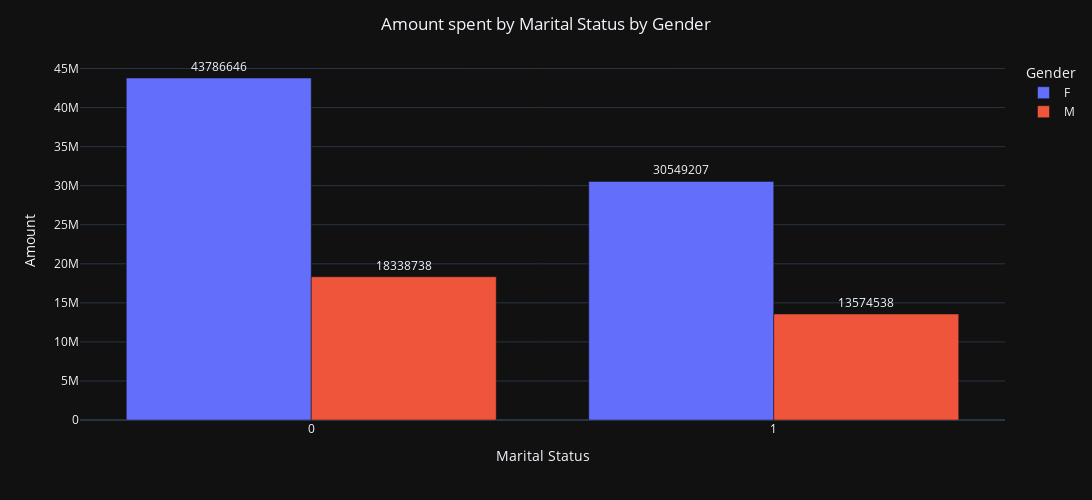

Write notebook code for a chart like this one.
### Code cell
# married =1 and unmarried = 0, amount spent by marital status by gender
marital_status = data.groupby(['Marital_Status', 'Gender'])['Amount'].sum().reset_index()
fig = px.bar(marital_status,
             x = 'Marital_Status',
             y = 'Amount',
             color = 'Gender',
             barmode = 'group',
             text = 'Amount')
fig.update_layout(title_text = 'Amount spent by Marital Status by Gender',
                  xaxis_title = 'Marital Status',
                  yaxis_title = 'Amount',
                  template = 'plotly_dark',
                  title_x = 0.5,
                  height = 500,
                  width = 1150)
fig.update_traces(textposition = 'outside')
fig.show()

### Figure 1 — Plotly figure (JSON) as saved in the notebook; plotly's stock layout.template omitted (floating-point values rounded to 4 significant figures)
{"data": [{"alignmentgroup": "True", "hovertemplate": "Gender=F<br>Marital_Status=%{x}<br>Amount=%{text}<extra></extra>", "legendgroup": "F", "marker": {"color": "#636efa", "pattern": {"shape": ""}}, "name": "F", "offsetgroup": "F", "orientation": "v", "showlegend": true, "text": [43786646, 30549207], "textposition": "outside", "type": "bar", "x": [0, 1], "xaxis": "x", "y": [43786646, 30549207], "yaxis": "y"}, {"alignmentgroup": "True", "hovertemplate": "Gender=M<br>Marital_Status=%{x}<br>Amount=%{text}<extra></extra>", "legendgroup": "M", "marker": {"color": "#EF553B", "pattern": {"shape": ""}}, "name": "M", "offsetgroup": "M", "orientation": "v", "showlegend": true, "text": [18338738, 13574538], "textposition": "outside", "type": "bar", "x": [0, 1], "xaxis": "x", "y": [18338738, 13574538], "yaxis": "y"}], "layout": {"barmode": "group", "height": 500, "legend": {"title": {"text": "Gender"}, "tracegroupgap": 0}, "margin": {"t": 60}, "title": {"text": "Amount spent by Marital Status by Gender", "x": 0.5}, "width": 1150, "xaxis": {"anchor": "y", "domain": [0, 1], "title": {"text": "Marital Status"}}, "yaxis": {"anchor": "x", "domain": [0, 1], "title": {"text": "Amount"}}}}
